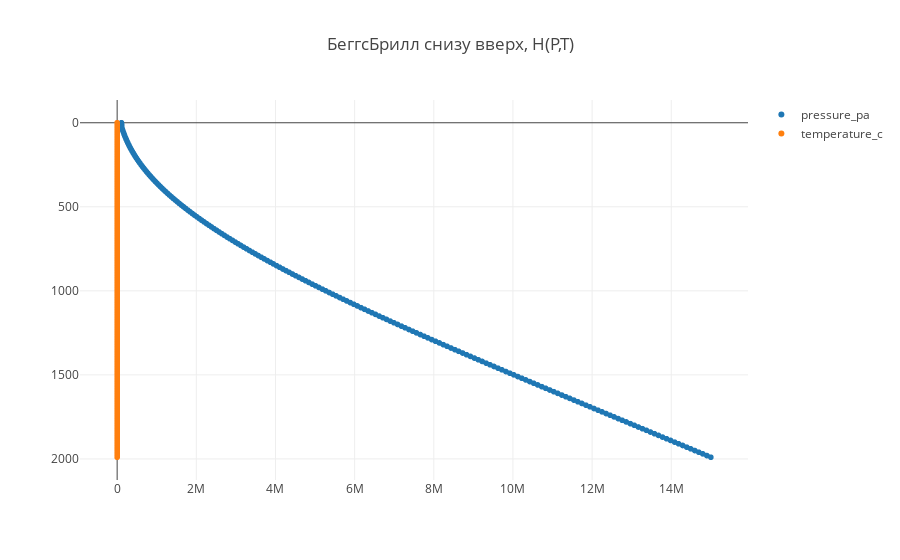

Write notebook code for a chart like this one.
### Code cell
trace1 = trace(28)
trace2 = trace(30)

data = [trace1, trace2]

plot()

### Figure 1 — Plotly figure (JSON) as saved in the notebook; plotly's stock layout.template omitted (floating-point values rounded to 4 significant figures; data arrays with more than 128 entries replaced by an {"elided": "..."} marker saying what was removed)
{"data": [{"mode": "markers", "name": "pressure_pa", "type": "scattergl", "uid": "2ea72982-7974-4a02-8705-6b26492a2be8", "x": {"elided": "200 float values"}, "y": {"elided": "200 int values"}}, {"mode": "markers", "name": "temperature_c", "type": "scattergl", "uid": "486eef79-e1cf-4b97-8274-15feb446b4da", "x": {"elided": "200 float values"}, "y": {"elided": "200 int values"}}], "layout": {"title": {"text": "БеггсБрилл снизу вверх, H(P,T)"}, "yaxis": {"autorange": "reversed"}}}
